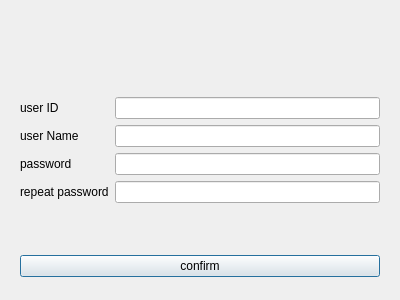
<?xml version="1.0" encoding="UTF-8"?>
<ui version="4.0">
 <class>RegisterUp</class>
 <widget class="QDialog" name="RegisterUp">
  <property name="geometry">
   <rect>
    <x>0</x>
    <y>0</y>
    <width>400</width>
    <height>300</height>
   </rect>
  </property>
  <property name="windowTitle">
   <string>Dialog</string>
  </property>
  <layout class="QVBoxLayout" name="verticalLayout">
   <item>
    <widget class="QWidget" name="widget_3" native="true"/>
   </item>
   <item>
    <widget class="QWidget" name="widget" native="true">
     <layout class="QGridLayout" name="gridLayout">
      <item row="0" column="0">
       <widget class="QLabel" name="label">
        <property name="text">
         <string>user ID</string>
        </property>
       </widget>
      </item>
      <item row="0" column="1">
       <widget class="QLineEdit" name="id"/>
      </item>
      <item row="1" column="0">
       <widget class="QLabel" name="label_2">
        <property name="text">
         <string>user Name</string>
        </property>
       </widget>
      </item>
      <item row="1" column="1">
       <widget class="QLineEdit" name="name"/>
      </item>
      <item row="2" column="0">
       <widget class="QLabel" name="label_3">
        <property name="text">
         <string>password</string>
        </property>
       </widget>
      </item>
      <item row="2" column="1">
       <widget class="QLineEdit" name="pswd">
        <property name="echoMode">
         <enum>QLineEdit::Password</enum>
        </property>
       </widget>
      </item>
      <item row="3" column="0">
       <widget class="QLabel" name="label_4">
        <property name="text">
         <string>repeat password</string>
        </property>
       </widget>
      </item>
      <item row="3" column="1">
       <widget class="QLineEdit" name="pswd_again">
        <property name="echoMode">
         <enum>QLineEdit::Password</enum>
        </property>
       </widget>
      </item>
     </layout>
    </widget>
   </item>
   <item>
    <widget class="QWidget" name="widget_2" native="true">
     <layout class="QVBoxLayout" name="verticalLayout_2">
      <item>
       <widget class="QLabel" name="checkLabel">
        <property name="minimumSize">
         <size>
          <width>0</width>
          <height>20</height>
         </size>
        </property>
        <property name="maximumSize">
         <size>
          <width>16777215</width>
          <height>20</height>
         </size>
        </property>
        <property name="text">
         <string/>
        </property>
        <property name="alignment">
         <set>Qt::AlignCenter</set>
        </property>
       </widget>
      </item>
      <item>
       <widget class="QPushButton" name="cfmBtn">
        <property name="text">
         <string>confirm</string>
        </property>
       </widget>
      </item>
     </layout>
    </widget>
   </item>
  </layout>
 </widget>
 <resources/>
 <connections/>
</ui>
